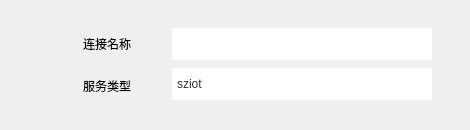
     <widget class="QGroupBox" name="groupBox_4">
      <property name="geometry">
       <rect>
        <x>0</x>
        <y>0</y>
        <width>470</width>
        <height>130</height>
       </rect>
      </property>
      <property name="minimumSize">
       <size>
        <width>470</width>
        <height>130</height>
       </size>
      </property>
      <property name="maximumSize">
       <size>
        <width>470</width>
        <height>130</height>
       </size>
      </property>
      <property name="styleSheet">
       <string notr="true">border : none;</string>
      </property>
      <property name="title">
       <string/>
      </property>
      <layout class="QGridLayout" name="gridLayout_10">
       <item row="0" column="0">
        <widget class="QGroupBox" name="groupBox_7">
         <property name="minimumSize">
          <size>
           <width>115</width>
           <height>95</height>
          </size>
         </property>
         <property name="maximumSize">
          <size>
           <width>115</width>
           <height>95</height>
          </size>
         </property>
         <property name="styleSheet">
          <string notr="true"/>
         </property>
         <property name="title">
          <string/>
         </property>
         <layout class="QGridLayout" name="gridLayout_3">
          <item row="0" column="0">
           <widget class="QLabel" name="label">
            <property name="text">
             <string>连接名称</string>
            </property>
            <property name="alignment">
             <set>Qt::AlignRight|Qt::AlignTrailing|Qt::AlignVCenter</set>
            </property>
           </widget>
          </item>
          <item row="1" column="0">
           <widget class="QLabel" name="label_2">
            <property name="text">
             <string>服务类型</string>
            </property>
            <property name="alignment">
             <set>Qt::AlignRight|Qt::AlignTrailing|Qt::AlignVCenter</set>
            </property>
           </widget>
          </item>
         </layout>
        </widget>
       </item>
       <item row="0" column="1">
        <widget class="QGroupBox" name="groupBox_6">
         <property name="minimumSize">
          <size>
           <width>285</width>
           <height>95</height>
          </size>
         </property>
         <property name="maximumSize">
          <size>
           <width>285</width>
           <height>95</height>
          </size>
         </property>
         <property name="styleSheet">
          <string notr="true"/>
         </property>
         <property name="title">
          <string/>
         </property>
         <layout class="QGridLayout" name="gridLayout_2">
          <item row="0" column="0">
           <widget class="QLineEdit" name="lineEdit">
            <property name="minimumSize">
             <size>
              <width>260</width>
              <height>32</height>
             </size>
            </property>
            <property name="maximumSize">
             <size>
              <width>260</width>
              <height>32</height>
             </size>
            </property>
            <property name="styleSheet">
             <string notr="true">background-color: rgb(255, 255, 255);</string>
            </property>
           </widget>
          </item>
          <item row="1" column="0">
           <widget class="QComboBox" name="comboBox">
            <property name="minimumSize">
             <size>
              <width>260</width>
              <height>32</height>
             </size>
            </property>
            <property name="maximumSize">
             <size>
              <width>260</width>
              <height>32</height>
             </size>
            </property>
            <property name="styleSheet">
             <string notr="true">QComboBox{
	
	color: rgb(50, 50, 51);
	
	background-color: rgb(255, 255, 255);
	border : none;
}
QComboBox::down-arrow{
	image: url(:/png/shuncom_ico/png_ico/下拉4.png);
	hight : 16px;
	width : 16px;
	
}
QComboBox::drop-down{
	border-style: none;
}</string>
            </property>
            <item>
             <property name="text">
              <string>sziot</string>
             </property>
            </item>
            <item>
             <property name="text">
              <string>Touchuan</string>
             </property>
            </item>
            <item>
             <property name="text">
              <string>MQTT</string>
             </property>
            </item>
           </widget>
          </item>
         </layout>
        </widget>
       </item>
      </layout>
     </widget>
